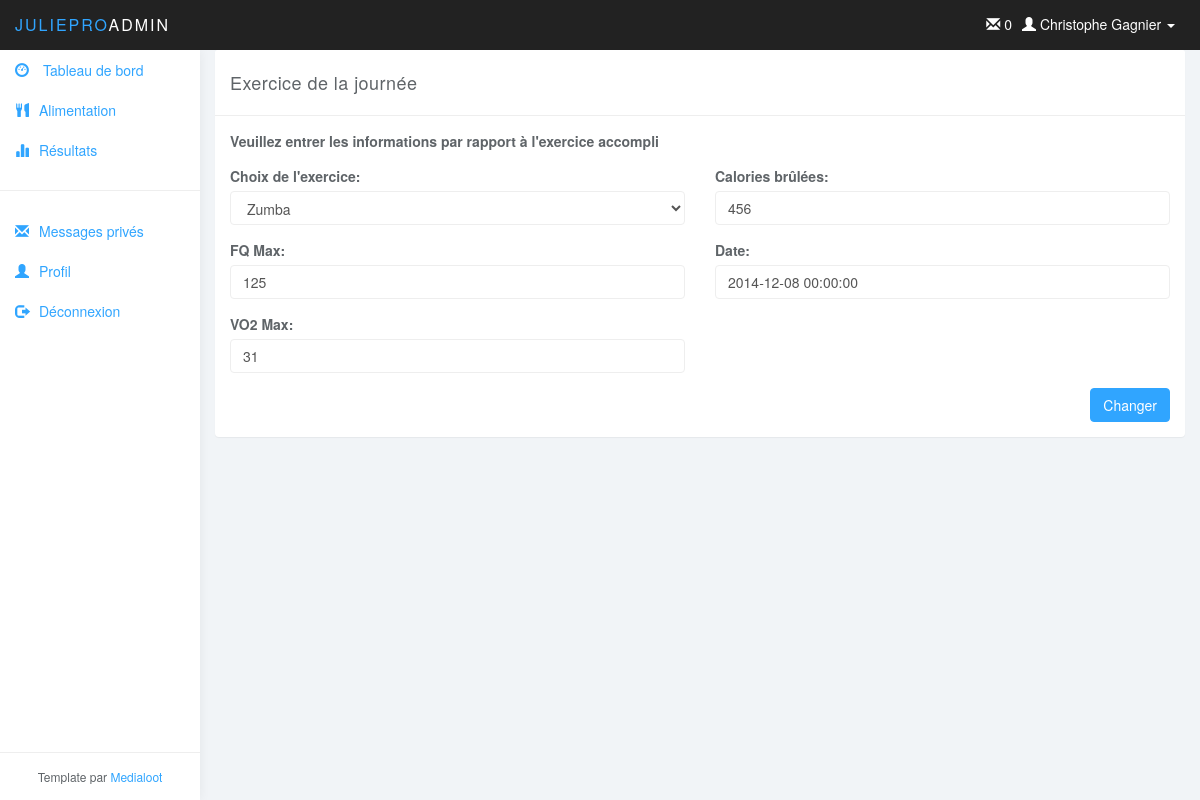
Page /?action=form_resultat&edit=4 on the earlier database version.
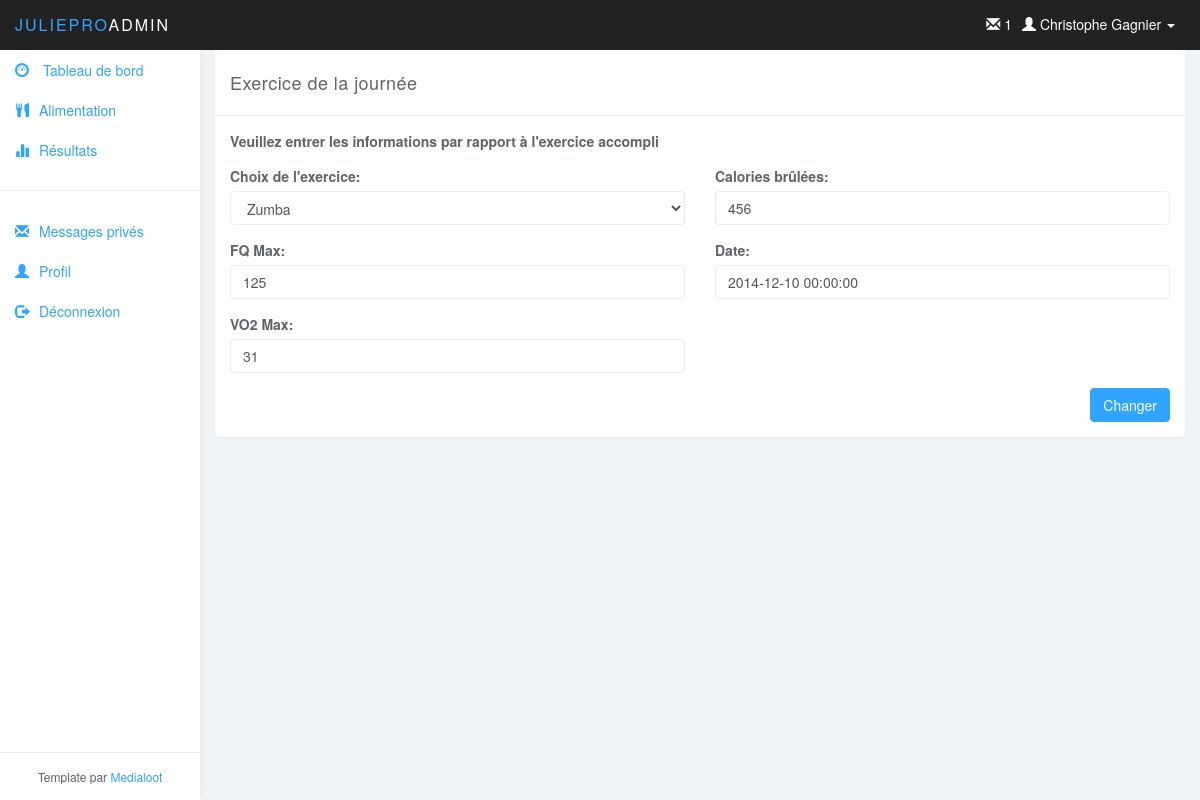
Same page on the later database version.
### tables this page shows
CREATE TABLE IF NOT EXISTS `resultat` (
`resultatID` int(11) NOT NULL,
  `FQMax` int(11) NOT NULL,
  `VO2Max` int(11) NOT NULL,
  `calorieBrulee` int(11) NOT NULL,
  `date` datetime NOT NULL,
  `entrainementID` int(11) NOT NULL,
  `clientID` int(11) NOT NULL
);

### model/user_db.php (called while the page is built, shortened)
<?php
function get_user($userID) {
    global $db;
    $query = 'SELECT * FROM utilisateur
              WHERE utilisateurID = '.$userID;
    $result = $db->query($query);
	$result = $result->fetch();
    return $result;
}

### model/message_db.php (called while the page is built, shortened)
<?php
function get_nombre_messages($userID) {
    global $db;
    $query = '
        SELECT count(messageID)
        FROM message AS me
        WHERE me.destinataireID = '.$userID.' and estLu = 0;';
    $result = $db->query($query);
    return $result->fetch()[0];
}

### model/resultat_db.php (called while the page is built, shortened)
<?php
function get_resultat($userID, $resultatID)
{
    global $db;
    $query = 'SELECT *
              FROM `resultat` R
              INNER JOIN `entrainement` E
              ON R.`entrainementID` = E.`entrainementID`
              WHERE R.clientID = '.$userID.' AND R.resultatID = '.$resultatID;
    $result = $db->query($query);
    return $result->fetch();
}
function get_all_entrainement(){
    global $db;
    $query = 'select * from  `entrainement` ; ';
    $result = $db->query($query);
    return $result;
}

### view/form_resultat.php (the view, shortened to what this page needs)
<?php
if(isset($_GET['edit']))
{
    $edit = true;
    $resultat = get_resultat($userInfo['utilisateurID'], $_GET['edit']);
}
else
{
    $edit = false;
}
?>
<div class="panel panel-default">
    <div class="panel-heading">Exercice de la journée</div>
    <div class="panel-body">
        <strong style="margin-bottom: 15px; display: block;">Veuillez entrer les informations par rapport à l'exercice accompli </strong>
        <form action="#" method="post">
            <div class="row">
                <div class="col-md-6">
                    <div class="form-group">
                        <label>Choix de l'exercice:</label>
                        <select name="entrainementID" class="form-control">
                            <?php
                            $entrainements = get_all_entrainement();
                            foreach($entrainements as $entrainementCourant)
                            {
                                echo '<option value="'.$entrainementCourant['entrainementID'].'"';
                                if($edit && $entrainementCourant['entrainementID'] == $resultat['entrainementID'])
                                    echo ' selected ';
                                echo '>'.$entrainementCourant['nom'].'</option>';
                            }
                            ?>
                        </select>
                    </div>
                    <div class="form-group">
                        <label>FQ Max:</label>
                        <input class="form-control" value="<?php if($edit) echo $resultat['FQMax']; ?>"  required name="FQMax">
                    </div>
                    <div class="form-group">
                        <label>VO2 Max:</label>
                        <input class="form-control" value="<?php if($edit) echo $resultat['VO2Max']; ?>"  required name="VO2Max">
                    </div>
                </div>
                <div class="col-md-6">
                    <div class="form-group">
                        <label>Calories brûlées:</label>
                        <input class="form-control" value="<?php if($edit) echo $resultat['calorieBrulee']; ?>"  required name="calorieBrulee">
                    </div>
                    <div class="form-group">
                        <label>Date:</label>
                        <input class="form-control"  id="datepicker" name="date" value="<?php if($edit) echo $resultat['date']; else echo date('Y-m-d');?>">
                    </div>
                </div>
            </div>
            <button type="submit" class="btn btn-primary pull-right" name="action" value="<?php if($edit) echo 'update_resultat">Changer'; else echo 'insert_resultat">Ajouter'; ?></button>
        </form>
    </div>
</div>

### view/header.php (shortened to what this page needs)
<!DOCTYPE html>
<html>
<head>
    <link href="css/bootstrap.min.css" rel="stylesheet">
    <link href="css/datepicker3.css" rel="stylesheet">
    <link href="css/styles.css" rel="stylesheet">
</head>
<body>
<nav class="navbar navbar-inverse navbar-fixed-top" role="navigation">
    <div class="container-fluid">
        <div class="navbar-header">
            <a class="navbar-brand" href="index.php"><span>JuliePro</span>Admin</a>
            <?php if(!empty($userInfo))
            { ?>
                <ul class="user-menu">
                    <li class="dropdown pull-right"> <a href="#" class="dropdown-toggle" data-toggle="dropdown"> <span class="glyphicon glyphicon-user"></span> <?php echo $userInfo['prenom'].' '.$userInfo['nom']; ?> <span class="caret"></span> </a>
                    </li>
                </ul>
				<ul class="user-menu">
					<li><a href="?action=view_messageprive"><span class="glyphicon glyphicon-envelope"></span> <?php echo get_nombre_messages($userInfo['utilisateurID']); ?> </a></li>
				</ul>
            <?php } ?>
        </div>
    </div>
</nav>

Differences in the rows shown:
changed resultat: date "2014-12-08 00:00:00" → "2014-12-10 00:00:00"
Other differences:
get_nombre_messages($userInfo['utilisateurID']): "0" → "1"
